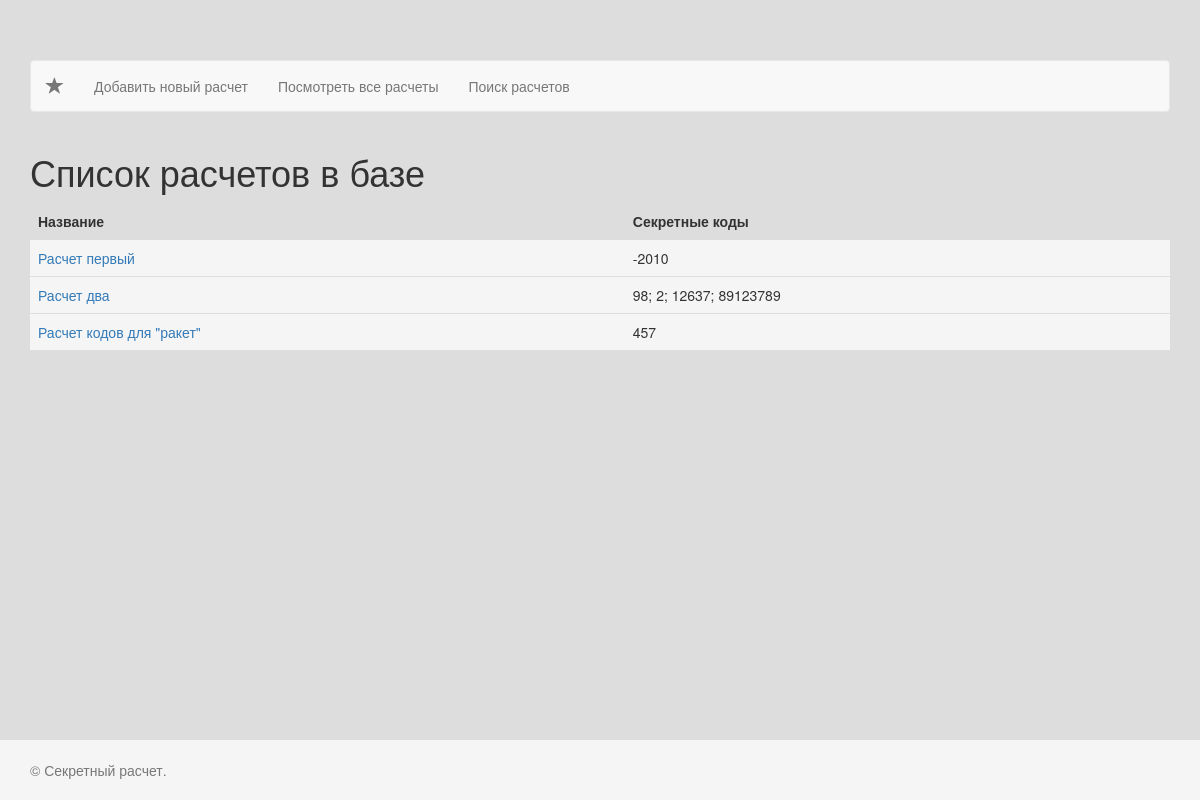
/list, run on an earlier commit of the app's database.
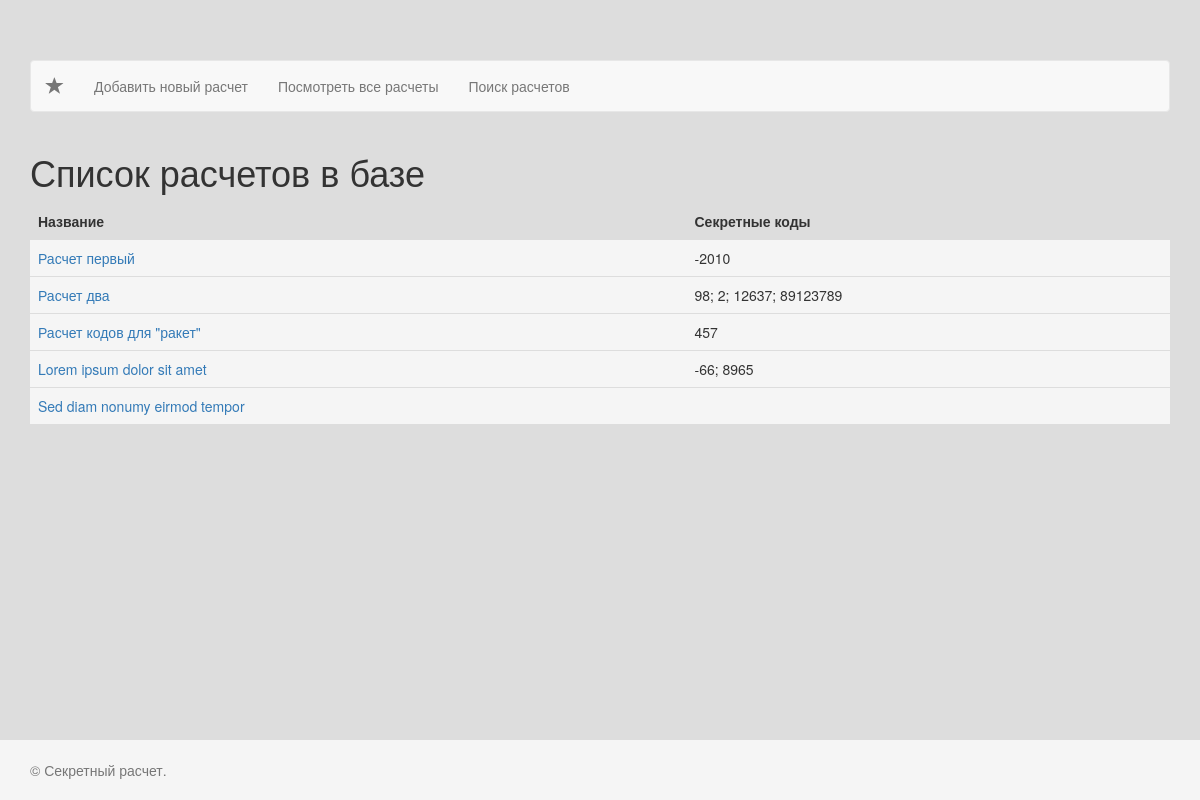
And on a later commit of the database.
### tables this page shows
CREATE TABLE "Calcs" (
	`id`	INTEGER PRIMARY KEY AUTOINCREMENT,
	`name`	TEXT,
	`body`	TEXT
);

### app/Controllers/ControllerList.php (called while the page is built, shortened)
<?php
class ControllerList extends Controller{
    public function index()
    {
        try {
            $List = new CalculateList();
            $calculates = $List->GetList();
        } catch (\Exception $e) {
            $errors = $e->getMessage();
        }
        $title = "Список расчетов в базе";
        return self::View('list.php', compact(["calculates", "title", "errors"]));
    }
}

### app/Models/CalculateList.php (called while the page is built, shortened)
<?php
class CalculateList extends Model{
    public function GetList()
    {
        $sql = '
        SELECT id, name, body,
        (
            SELECT GROUP_CONCAT(secret_code, "; ")
            FROM CalcResults
		    where CalcResults.calc_id = Calcs.id
		    Order by calc_id
       ) AS secret_code
       FROM Calcs
       Order by id';
       $result = @Db::query($sql);
       $calculates=[];
       while( $row = $result->fetchArray() ){
           $calculates[] = [
               "id" => $row["id"],
               "name"=>$row["name"],
               "body"=>$row["body"],
               "secret_code"=>$row["secret_code"],
           ];
       }
       return $calculates;
    }
}

### app/Core/Db.php (called while the page is built, shortened)
<?php
class Db {
    private static $instance = NULL;
    public static function Init( string $path )
    {
      if (!isset(self::$instance)) {
        self::$instance = new \SQLite3($path);
      }
      return self::$instance;
    }
    public static function query( string $sql )
    {
        return self::$instance->query( $sql );
    }
}

### public/index.php (called while the page is built, shortened)
<?php
$conf = require_once '../conf/index.php';
$routes = require_once '../conf/routes.php';
$app = new \Core\App( $conf );
$app->RoutesArray( $routes );
$app->Run();

### app/Core/View.php (called while the page is built, shortened)
<?php
class View{
    private $ViewPath;
    public function __construct(string $path = null )
    {
      if( $path == null ){
        $this->ViewPath = realpath(__DIR__.'/../../views');
      }else{
        $this->ViewPath = realpath( $path );
      }
      $this->ViewPath .= "/";
    }
    public function Render($Template, $data = null)
    {
        if( file_exists($this->ViewPath.$Template) ){
            include $this->ViewPath.$Template;
            $content = ob_get_contents();
            return $content;
        }
        throw new \Exception("View does not exist: ".$this->ViewPath.$Template);
    }
}

### app/Core/Controller.php (called while the page is built, shortened)
<?php
class Controller{
    protected static $app;
    public function __construct($app)
    {
        self::$app = $app;
    }
    public static function View($view, $data=null)
    {
        return self::$app->GetView()->Render($view, $data);
    }
}

### views/list.php (the view, shortened to what this page needs)
<?php
include('_header.php');
?>
    <div class="row">
        <h1><?= $title?></h1>
            <?php if(count($calculates)){?>
            <div class="table-responsive">
                <table class="table table-hover">
                    <tr>
                        <th class="">Название</th>
                        <th class="">Секретные коды</th>
                    </tr>
                    <?php foreach ($calculates as $calculate) {
                        ?>
                        <tr class="active ">
                            <td><a class="loadCalc" href="/calcshow?id=<?=$calculate['id']?>"><?=$calculate['name']?></a></td>
                            <td><?=$calculate['secret_code']?></td>
                        </tr>
                        <?php
                    }
                    ?>
                </table>
            </div>
            <?php } ?>
    </div>
<?php
include('_footer.php');

### app/Core/App.php (shortened to what this page needs)
<?php
class App{
  protected $routes=[];
  protected $view;
  public function __construct( array $conf )
  {
    $this->conf = $conf;
    $this->view = new View( $this->conf["views_path"] );
  }
  public function RouteAdd(string $route, $calabel)
  {
      if ( is_string( $calabel ) && strpos( $calabel, '@') ) {
          $method = substr(strrchr($calabel, "@"), 1);
          $calabel = array( new $controller($this) , $method );
      }
      $this->routes[$route]= $calabel;
  }
  public function GetView()
  {
      return $this->view;
  }
  public function Run()
  {
      $this->uri = urldecode( parse_url($_SERVER['REQUEST_URI'], PHP_URL_PATH) );
      foreach ($this->routes as $route => $action) {
          if ( $route == $this->uri ){
              print call_user_func_array( $action, [] );
              return;
          }
      }
      return;
  }
}

### views/_header.php (shortened to what this page needs)
<!DOCTYPE html>
<html lang="en">
  <head>
    <link rel="stylesheet" href="https://maxcdn.bootstrapcdn.com/bootstrap/3.3.5/css/bootstrap.min.css">
    <link rel="stylesheet" href="https://maxcdn.bootstrapcdn.com/font-awesome/4.4.0/css/font-awesome.min.css">
    <link rel="stylesheet" href="/css/app.css">
  </head>
  <body>
    <div class="container">
        <nav class="navbar navbar-default">
          <div class="container-fluid">
            <div class="navbar-header">
              <a class="navbar-brand" href="/">
                  <span class="glyphicon glyphicon-star" aria-hidden="true"></span>
              </a>
            </div>
            <div class="collapse navbar-collapse" id="bs-example-navbar-collapse-1">
              <ul class="nav navbar-nav">
                  <li><a href="/secret/add">Добавить новый расчет</a></li>
                  <li><a href="/list">Посмотреть все расчеты</a></li>
                  <li><a href="/list/search">Поиск расчетов</a></li>
              </ul>
            </div>
        </div>
        </nav>
        <div class="col-md-12">

### views/_footer.php (shortened to what this page needs)
        </div>
    </div>
    <footer class="footer">
      <div class="container">
        <p class="text-muted">&copy; Секретный расчет.</p>
      </div>
    </footer>
</body>
</html>

### public/css/app.css (style rules this page uses)
body { background: #ddd; }
html { position: relative; min-height: 100%; }
body { margin-bottom: 60px; }
.footer { position: absolute; bottom: 0; width: 100%; height: 60px; background-color: #f5f5f5; }
body > .container { padding: 60px 15px 0; }
.container .text-muted { margin: 20px 0; }
.footer > .container { padding-right: 15px; padding-left: 15px; }

What changed in the data, as far as the page shows it:
added calcs: name "Lorem ipsum dolor sit amet", secret_code "-66; 8965"
added calcs: name "Sed diam nonumy eirmod tempor"
